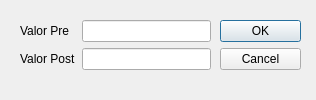
<?xml version="1.0" encoding="UTF-8"?>
<ui version="4.0">
 <class>ArcDialog</class>
 <widget class="QDialog" name="ArcDialog">
  <property name="geometry">
   <rect>
    <x>0</x>
    <y>0</y>
    <width>316</width>
    <height>100</height>
   </rect>
  </property>
  <property name="windowTitle">
   <string>Dialog</string>
  </property>
  <widget class="QDialogButtonBox" name="buttonBox">
   <property name="geometry">
    <rect>
     <x>220</x>
     <y>20</y>
     <width>81</width>
     <height>61</height>
    </rect>
   </property>
   <property name="orientation">
    <enum>Qt::Vertical</enum>
   </property>
   <property name="standardButtons">
    <set>QDialogButtonBox::Cancel|QDialogButtonBox::Ok</set>
   </property>
  </widget>
  <widget class="QWidget" name="formLayoutWidget">
   <property name="geometry">
    <rect>
     <x>20</x>
     <y>20</y>
     <width>191</width>
     <height>61</height>
    </rect>
   </property>
   <layout class="QFormLayout" name="formLayout">
    <item row="0" column="0">
     <widget class="QLabel" name="label">
      <property name="text">
       <string>Valor Pre</string>
      </property>
     </widget>
    </item>
    <item row="0" column="1">
     <widget class="QLineEdit" name="preValue"/>
    </item>
    <item row="1" column="0">
     <widget class="QLabel" name="label_2">
      <property name="text">
       <string>Valor Post</string>
      </property>
     </widget>
    </item>
    <item row="1" column="1">
     <widget class="QLineEdit" name="postValue"/>
    </item>
   </layout>
  </widget>
 </widget>
 <resources/>
 <connections>
  <connection>
   <sender>buttonBox</sender>
   <signal>accepted()</signal>
   <receiver>ArcDialog</receiver>
   <slot>accept()</slot>
   <hints>
    <hint type="sourcelabel">
     <x>248</x>
     <y>254</y>
    </hint>
    <hint type="destinationlabel">
     <x>157</x>
     <y>274</y>
    </hint>
   </hints>
  </connection>
  <connection>
   <sender>buttonBox</sender>
   <signal>rejected()</signal>
   <receiver>ArcDialog</receiver>
   <slot>reject()</slot>
   <hints>
    <hint type="sourcelabel">
     <x>316</x>
     <y>260</y>
    </hint>
    <hint type="destinationlabel">
     <x>286</x>
     <y>274</y>
    </hint>
   </hints>
  </connection>
 </connections>
</ui>
